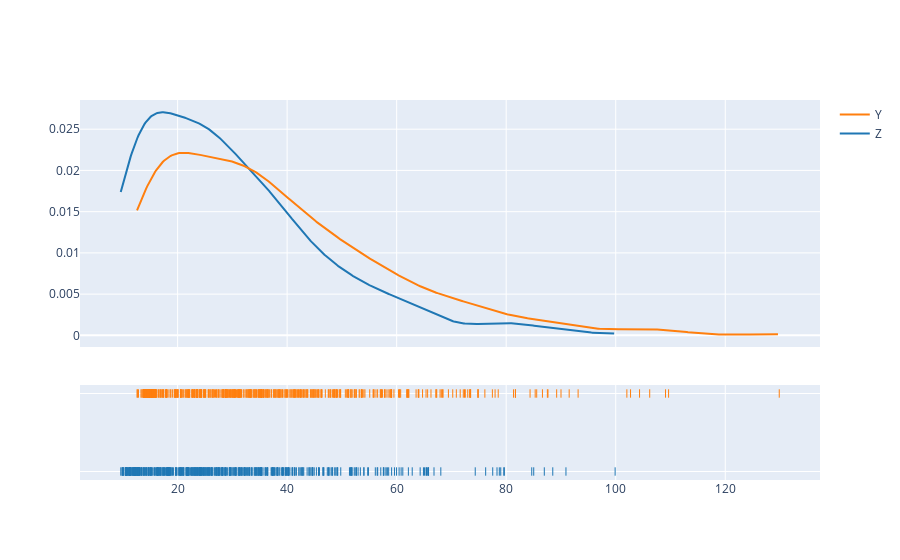

The code cell stored with this chart in its notebook:
### Markdown cell above
Данная схема является иллюстрацией системы с включенным резервированием, отказ которой произойдет при отказе элементов X1,X3 или X2,X3.
В таком случае вероятность отказа всей системы будет равна:
P(t) = 1-(1-X3)(1-X1*X2)
В таком случае время отказа системы будет = Y = max(X3, min(X1, X2))

### Code cell
df["X1X2"] = df.loc[:,["X1","X2"]].min(axis=1)
df["Y"] = df.loc[:,["X1X2","X3"]].max(axis=1)
df = df.drop("X1X2",axis=1)
df["Z"] = df["Y"].div((1 + 0.1 * df.V), axis="index")
ff.create_distplot([df["Z"], df["Y"]], ["Z", "Y"], show_hist=False, curve_type="kde")

### Figure 1 — Plotly figure (JSON) as saved in the notebook; plotly's stock layout.template omitted (floating-point values rounded to 4 significant figures; data arrays with more than 128 entries replaced by an {"elided": "..."} marker saying what was removed)
{"data": [{"legendgroup": "Z", "marker": {"color": "rgb(31, 119, 180)"}, "mode": "lines", "name": "Z", "showlegend": true, "type": "scatter", "x": {"elided": "500 float values"}, "xaxis": "x", "y": {"elided": "500 float values"}, "yaxis": "y"}, {"legendgroup": "Y", "marker": {"color": "rgb(255, 127, 14)"}, "mode": "lines", "name": "Y", "showlegend": true, "type": "scatter", "x": {"elided": "500 float values"}, "xaxis": "x", "y": {"elided": "500 float values"}, "yaxis": "y"}, {"legendgroup": "Z", "marker": {"color": "rgb(31, 119, 180)", "symbol": "line-ns-open"}, "mode": "markers", "name": "Z", "showlegend": false, "type": "scatter", "x": {"elided": "500 float values"}, "xaxis": "x", "y": {"elided": "500 str values"}, "yaxis": "y2"}, {"legendgroup": "Y", "marker": {"color": "rgb(255, 127, 14)", "symbol": "line-ns-open"}, "mode": "markers", "name": "Y", "showlegend": false, "type": "scatter", "x": {"elided": "500 float values"}, "xaxis": "x", "y": {"elided": "500 str values"}, "yaxis": "y2"}], "layout": {"barmode": "overlay", "hovermode": "closest", "legend": {"traceorder": "reversed"}, "xaxis": {"anchor": "y2", "domain": [0, 1], "zeroline": false}, "yaxis": {"anchor": "free", "domain": [0.35, 1], "position": 0}, "yaxis2": {"anchor": "x", "domain": [0, 0.25], "dtick": 1, "showticklabels": false}}}
